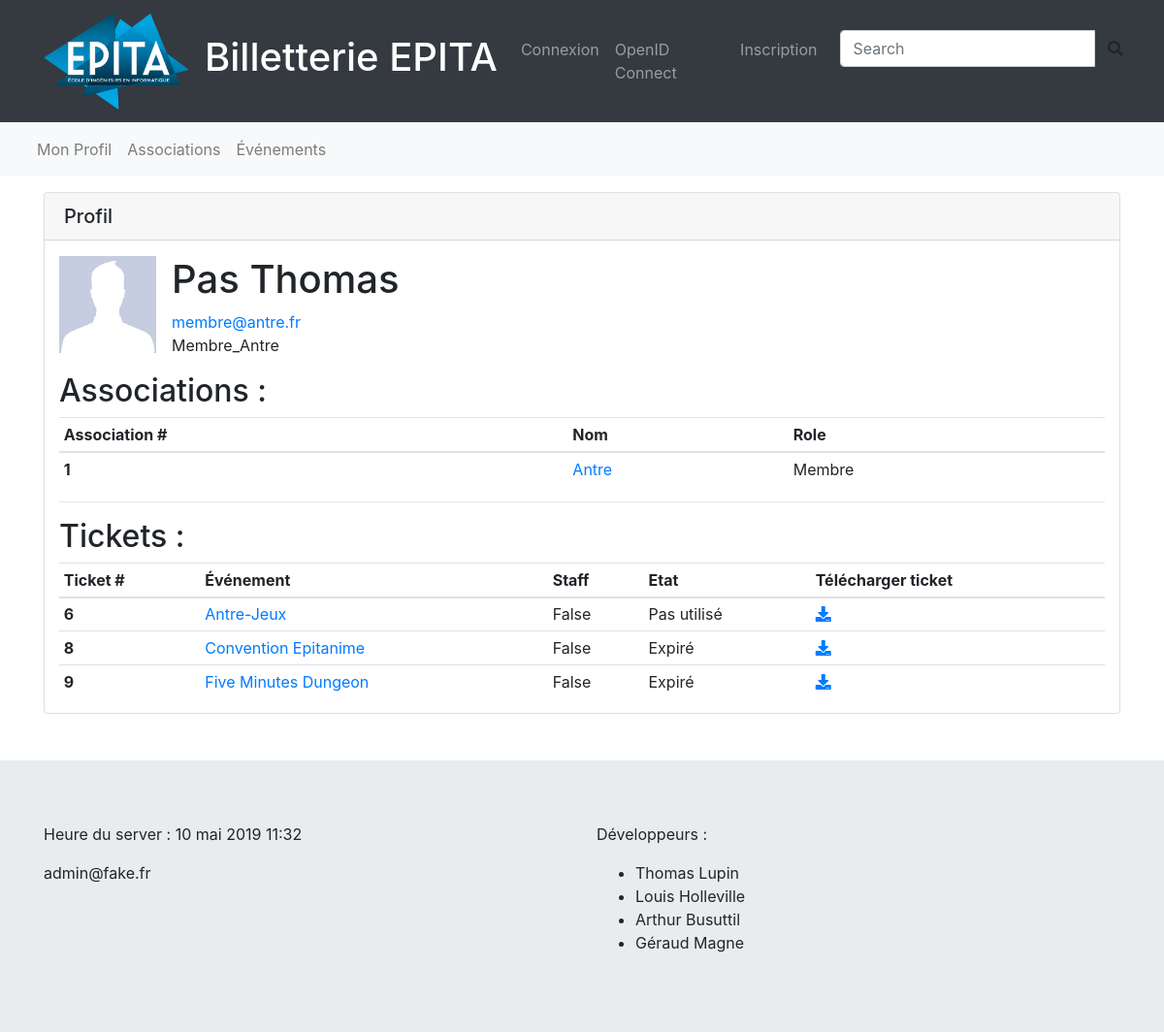
/profile/5, run on the app's committed database.
### billapp/models.py (models this page shows, shortened)
class AssociationUser(models.Model):
    user = models.ForeignKey(User, on_delete=models.CASCADE)
    association = models.ForeignKey(Association, on_delete=models.CASCADE)
    role = models.IntegerField()

class Association(models.Model):
    name = models.CharField(max_length=64)
    logo_path = models.ImageField(upload_to=assos_image_path)
    email = models.CharField(max_length=64)
    description = models.TextField()

class Ticket(models.Model):
    user = models.ForeignKey(User, on_delete=models.CASCADE)
    event = models.ForeignKey(Event, on_delete=models.CASCADE)
    category = models.BooleanField()
    state = models.IntegerField()

class Event(models.Model):
    title = models.CharField(max_length=128)
    description = models.TextField()
    association = models.ForeignKey(Association, on_delete=models.CASCADE)
    manager = models.ForeignKey(User, on_delete=models.CASCADE)
    premium = models.BooleanField()
    begin = models.DateTimeField()
    end = models.DateTimeField()
    begin_register = models.DateTimeField()
    end_register = models.DateTimeField()
    place = models.CharField(max_length=128)
    price_ionis = models.FloatField()
    price = models.FloatField()
    ext_capacity = models.IntegerField()
    int_capacity = models.IntegerField()
    staff_capacity = models.IntegerField()
    promotion_image_path = models.ImageField(upload_to=promo_image_path)
    validation_state = models.SmallIntegerField(choices=(
        (1, 'Need authorization'),
        (2, 'Approved by the association'),
        (3, 'Approuved by EPITA'),
        (4, 'Authorized')
    ))
    request_for_approuval= models.BooleanField(default=False)
    show_capacity = models.BooleanField()

### billapp/views.py (the view)
# urls.py: path('profile/<int:pk>', views.ProfileView.as_view(), name='profile'),
class ProfileView(generic.DetailView):
    model = User
    context_object_name = 'obj'
    template_name = 'billapp/profile.html'

### billapp/templatetags/tools.py (called while the page is built)
@register.filter
def get_photo(user):
    try :
        user.social_auth.get(provider="epita")
        return "https://photos.cri.epita.fr/" + user.username
    except:
        return static('billapp/img/profile-placeholder.jpg')

@register.filter
def get_ticket_state(index):
    switcher = {
        0: "Expiré",
        1: "Pas utilisé",
        2: "Utilisé",
        3: "En pause"
    }
    return switcher.get(index)

@register.simple_tag
def get_admin_email():
    user = User.objects.filter(groups__name="Admin")
    if not user:
        return "NO ADMIN"
    return user[0].email

### billapp/templates/billapp/profile.html (shortened to what this page needs)
{% extends 'base.html' %}
{% load static %}
{% load tools %}
{% block content %}
    <div class="card mt-3">
        <h5 class="card-header">Profil</h5>
        <div class="container">
            <div class="media mt-3">
                <img height="100" src="{{ request.user | get_photo }}" class="mr-3"
                     alt="{{ object.username }}">
                <div class="media-body align-middle">
                    <h1 class="">{{ object.first_name }} {{ object.last_name }}</h1>
                    <a href="mailto:{{ object.email }}">{{ object.email }}</a>
                    <p>{{ object.username }}</p>
                </div>
            </div>
            <h2>Associations :</h2>
            <table class="table table-sm">
                <thead>
                <tr>
                    <th scope="col">Association #</th>
                    <th scope="col">Nom</th>
                    <th scope="col">Role</th>
                </tr>
                </thead>
                <tbody>
                {% for el in object.associationuser_set.all %}
                    <tr>
                        <th scope="row">{{ el.association.pk }}</th>
                        <td><a href="{% url 'association' pk=el.association.pk %}">{{ el.association.name }}</a></td>
                        <td>{% if el.role == 0 %}
                                Membre
                            {% elif el.role == 1 %}
                                Membre du bureau
                            {% else %}
                                Président
                            {% endif %}</td>
                {% endfor %}
                </tbody>
            </table>
            <hr>
            <h2>Tickets :</h2>
            <table class="table table-sm">
                <thead>
                <tr>
                    <th scope="col">Ticket #</th>
                    <th scope="col">Événement</th>
                    <th scope="col">Staff</th>
                    <th scope="col">Etat</th>
                    <th scope="col">Télécharger ticket</th>
                </tr>
                </thead>
                <tbody>
                {% for tick in object.ticket_set.all %}
                    <tr>
                        <th scope="row">{{ tick.pk }}</th>
                        <td><a href="{% url 'event' pk=tick.event.pk %}">{{ tick.event.title }}</a></td>
                        <td>{{ tick.category }}</td>
                        <td>{{ tick.state | get_ticket_state }}</td>
                        <td><a href="{% url 'ticket' pk=tick.pk %}"><i class="fas fa-download"></i></a></td>
                    </tr>
                {% endfor %}
                </tbody>
            </table>
        </div>
    </div>
{% endblock content %}

### billapp/templates/base.html (shortened to what this page needs)
{% load static %}
{% load tools %}
<!DOCTYPE html>
<html lang="fr">
<head>
    <link rel="stylesheet" href={% static "billapp/css/bootstrap.min.css" %}>
    <link rel="stylesheet" href={% static "billapp/css/fontawesome.css" %}>
    <link rel="stylesheet" href={% static "billapp/css/main.css" %}>
</head>
<body>
    <nav class="navbar navbar-expand-lg navbar-dark bg-dark static-top">
        <div class="container">
            <a class="navbar-brand" href="{% url 'index' %}">
                <img src={% static "billapp/img/logo-epita.png" %} height="100" width="150" alt="">
            </a>
            <a class="navbar-brand" href="{% url 'index' %}">
                <h1>Billetterie EPITA</h1>
            </a>
            <div class="collapse navbar-collapse" id="navbarResponsive">
                <ul class="navbar-nav ml-auto">
                {% if user.is_authenticated %}
                    <li class="nav-item">
                        <div class="navbar-text text-light">
                            {{ user.first_name }} {{ user.last_name }}
                        </div>
                    </li>
                    <li class="nav-item">
                        <a class="nav-link" href="{% url 'log_out' %}">Déconnexion</a>
                    </li>
                {% else %}
                    <li class="nav-item">
                        <a class="nav-link" href="{% url 'connection' %}?next={{ request.path }}">Connexion</a>
                    </li>
                    <li class="nav-item">
                        <a class="nav-link" href="{% url 'social:begin' backend='epita' %}?next={{ request.path }}">OpenID Connect</a>
                    </li>
                    <li class="nav-item">
                        <a class="nav-link" href="{% url 'registration' %}">Inscription</a>
                    </li>
                {% endif %}
                    <li>
                        <form>
                            <div class="input-group ml-3">
                                <input type="text" class="form-control" placeholder="Search">
                                <div class="input-group-btn">
                                    <button class="btn btn-default" type="submit">
                                        <i class="fas fa-search"></i>
                                    </button>
                                </div>
                            </div>
                        </form>
                    </li>
                </ul>
            </div>
        </div>
    </nav>
    <nav id="nav" class="navbar navbar-expand  navbar-light bg-light">
        <div class="container">
            <ul class="navbar-nav mr-auto">
                <li class="nav-item">
                    <a class="nav-link" href="{% url 'own_profile' %}">Mon Profil</a>
                </li>
                <li class="nav-item">
                    <a class="nav-link" href="{% url 'assos_list' %}">Associations</a>
                </li>
                <li class="nav-item">
                    <a class="nav-link" href="{% url 'events_list' %}">Événements</a>
                </li>
            </ul>
        </div>
    </nav>
    <main role="main" class="container">
        {% block content %}
        {% endblock content %}
    </main>
    <footer class="jumbotron jumbotron-fluid mt-5 mb-0">
        <div class="container">
            <div class="row">
                <div class="col-6">
                    <p>
                        Heure du server : {% now "j F Y H:i" %}
                    </p>
                    <p>
                        {% get_admin_email %}
                    </p>
                </div>
                <div class="col-6">
                    <p>Développeurs :</p>
                    <ul>
                        <li>Thomas Lupin</li>
                        <li>Louis Holleville</li>
                        <li>Arthur Busuttil</li>
                        <li>Géraud Magne</li>
                    </ul>
                </div>
            </div>
        </div>
    </footer>
</body>
</html>

### data on the page
AssociationUser: association.pk "1", association.name "Antre", role "Membre"
Ticket: pk "6", event "Antre-Jeux", category "False", state|get_ticket_state "Pas utilisé"
Ticket: pk "8", event "Convention Epitanime", category "False", state|get_ticket_state "Expiré"
Ticket: pk "9", event "Five Minutes Dungeon", category "False", state|get_ticket_state "Expiré"

### other printed values
{{ object.first_name }} "Pas"
{{ object.last_name }} "Thomas"
{{ object.email }} "membre@antre.fr"
{{ object.username }} "Membre_Antre"
